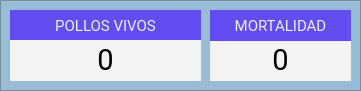
     <widget class="QFrame" name="frame_15">
      <property name="geometry">
       <rect>
        <x>590</x>
        <y>40</y>
        <width>361</width>
        <height>91</height>
       </rect>
      </property>
      <property name="styleSheet">
       <string notr="true">background-color: rgb(152, 187, 214);</string>
      </property>
      <property name="frameShape">
       <enum>QFrame::StyledPanel</enum>
      </property>
      <property name="frameShadow">
       <enum>QFrame::Raised</enum>
      </property>
      <widget class="QLabel" name="indice_mortalidad_pollos">
       <property name="geometry">
        <rect>
         <x>210</x>
         <y>40</y>
         <width>141</width>
         <height>41</height>
        </rect>
       </property>
       <property name="font">
        <font>
         <family>Roboto</family>
         <pointsize>22</pointsize>
         <weight>50</weight>
         <italic>false</italic>
         <bold>false</bold>
        </font>
       </property>
       <property name="styleSheet">
        <string notr="true">font: 22pt &quot;Roboto&quot;;
color: rgb(0, 0, 0);
background-color: rgb(243, 243, 243);</string>
       </property>
       <property name="text">
        <string>0</string>
       </property>
       <property name="alignment">
        <set>Qt::AlignCenter</set>
       </property>
      </widget>
      <widget class="QLabel" name="label_81">
       <property name="geometry">
        <rect>
         <x>210</x>
         <y>10</y>
         <width>141</width>
         <height>31</height>
        </rect>
       </property>
       <property name="font">
        <font>
         <family>Roboto</family>
         <pointsize>11</pointsize>
         <weight>50</weight>
         <italic>false</italic>
         <bold>false</bold>
        </font>
       </property>
       <property name="styleSheet">
        <string notr="true">font: 11pt &quot;Roboto&quot;;
color: rgb(238, 238, 236);
background-color: rgb(98, 77, 240);</string>
       </property>
       <property name="text">
        <string>MORTALIDAD</string>
       </property>
       <property name="alignment">
        <set>Qt::AlignCenter</set>
       </property>
      </widget>
      <widget class="QLabel" name="label_80">
       <property name="geometry">
        <rect>
         <x>10</x>
         <y>10</y>
         <width>191</width>
         <height>31</height>
        </rect>
       </property>
       <property name="font">
        <font>
         <family>Roboto</family>
         <pointsize>11</pointsize>
         <weight>50</weight>
         <italic>false</italic>
         <bold>false</bold>
        </font>
       </property>
       <property name="styleSheet">
        <string notr="true">font: 11pt &quot;Roboto&quot;;
color: rgb(238, 238, 236);
background-color: rgb(98, 77, 240);</string>
       </property>
       <property name="text">
        <string>POLLOS VIVOS</string>
       </property>
       <property name="alignment">
        <set>Qt::AlignCenter</set>
       </property>
      </widget>
      <widget class="QLabel" name="cantidad_pollos_galpon">
       <property name="geometry">
        <rect>
         <x>10</x>
         <y>40</y>
         <width>191</width>
         <height>41</height>
        </rect>
       </property>
       <property name="font">
        <font>
         <family>Roboto</family>
         <pointsize>22</pointsize>
         <weight>50</weight>
         <italic>false</italic>
         <bold>false</bold>
        </font>
       </property>
       <property name="styleSheet">
        <string notr="true">font: 22pt &quot;Roboto&quot;;
color: rgb(0, 0, 0);
background-color: rgb(243, 243, 243);</string>
       </property>
       <property name="text">
        <string>0</string>
       </property>
       <property name="alignment">
        <set>Qt::AlignCenter</set>
       </property>
      </widget>
      <zorder>label_80</zorder>
      <zorder>indice_mortalidad_pollos</zorder>
      <zorder>label_81</zorder>
      <zorder>cantidad_pollos_galpon</zorder>
     </widget>
